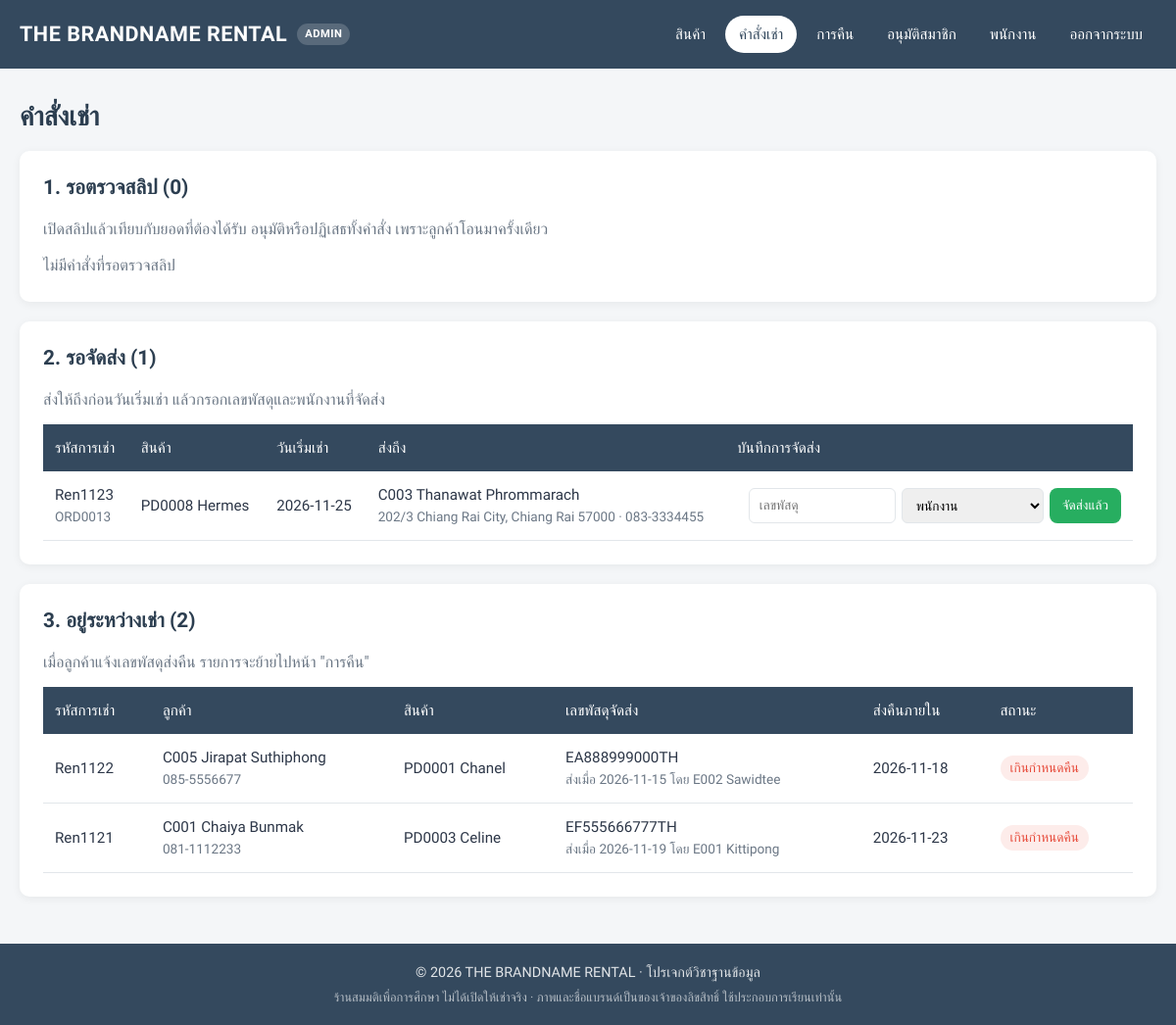
The page /project/admin/orders.php (signed in) on the database its author committed.
### tables this page shows
CREATE TABLE rentals (
    rental_id     VARCHAR(50) PRIMARY KEY,
    order_id      VARCHAR(50) NOT NULL,
    product_id    VARCHAR(50) NOT NULL,
    employees_id  VARCHAR(50) NULL,
    track_rentals VARCHAR(50) NULL,
    rental_date   DATE        NOT NULL,
    rental_days   INT         NOT NULL,
    due_date      DATE AS (rental_date + INTERVAL rental_days DAY) STORED,
    daily_price   INT         NOT NULL,
    deposit_fee   INT         NOT NULL,
    shipped_date  DATE        NULL,
    rental_status ENUM('Pending', 'Paid', 'Shipped', 'Returning', 'Returned', 'Damaged', 'Cancelled') NOT NULL DEFAULT 'Pending',
    INDEX idx_rentals_product_status (product_id, rental_status),
    FOREIGN KEY (order_id)     REFERENCES orders(order_id),
    FOREIGN KEY (product_id)   REFERENCES products(product_id),
    FOREIGN KEY (employees_id) REFERENCES employees(employees_id)
);

CREATE TABLE products (
    product_id         VARCHAR(50) PRIMARY KEY,
    brand              VARCHAR(50),
    details            VARCHAR(100),
    daily_rental_price INT,
    image              VARCHAR(100) NULL    
);

CREATE TABLE orders (
    order_id     VARCHAR(50)  PRIMARY KEY,
    customers_id VARCHAR(50)  NOT NULL,
    slip_file    VARCHAR(100) NULL,        
    created_at   DATETIME     NOT NULL DEFAULT CURRENT_TIMESTAMP,
    reviewed_at  DATETIME     NULL,        
    FOREIGN KEY (customers_id) REFERENCES customers(customers_id)
);

CREATE TABLE customers (
    customers_id        VARCHAR(50)  PRIMARY KEY,
    customers_firstname VARCHAR(50),
    customers_lastname  VARCHAR(50),
    gender              VARCHAR(50),
    customers_member    VARCHAR(10)  NOT NULL DEFAULT 'no',    
    member_until        DATE         NULL,                     
    phonenumber         VARCHAR(15),
    email               VARCHAR(100) NOT NULL UNIQUE,
    address             VARCHAR(200),
    postal_code         VARCHAR(10),
    password            VARCHAR(255) NOT NULL
);

CREATE TABLE employees (
    employees_id        VARCHAR(50) PRIMARY KEY,
    employees_firstname VARCHAR(50),
    employees_lastname  VARCHAR(50),
    gender              VARCHAR(50),
    department          VARCHAR(50) NOT NULL,
    phonenumber         VARCHAR(15),
    salary              INT
);

### project/includes/helpers.php (called while the page is built, shortened)
<?php
function e($value): string
{
    return htmlspecialchars((string) ($value ?? ''), ENT_QUOTES, 'UTF-8');
}
function is_overdue(array $rental): bool
{
    return ($rental['rental_status'] ?? '') === 'Shipped' && $rental['due_date'] < date('Y-m-d');
}

### project/admin/orders.php (the view, shortened to what this page needs)
<?php
require_once '../includes/db.php';
$rental_columns = "r.rental_id, r.order_id, r.product_id, p.brand, r.rental_date, r.rental_days, r.due_date,
    r.daily_price, r.deposit_fee, r.track_rentals, r.shipped_date, r.rental_status, r.employees_id,
    o.customers_id, o.slip_file, o.created_at, c.customers_firstname, c.customers_lastname, c.address, c.postal_code, c.phonenumber";
$rental_from = "FROM rentals r
    JOIN orders o ON o.order_id = r.order_id
    JOIN customers c ON c.customers_id = o.customers_id
    LEFT JOIN products p ON p.product_id = r.product_id";
$pending_orders = [];
$to_ship = $conn->query("SELECT $rental_columns $rental_from WHERE r.rental_status = 'Paid' ORDER BY r.rental_date, r.rental_id")->fetch_all(MYSQLI_ASSOC);
$on_rent = $conn->query("SELECT $rental_columns, e.employees_firstname $rental_from
    LEFT JOIN employees e ON e.employees_id = r.employees_id
    WHERE r.rental_status = 'Shipped' ORDER BY r.due_date, r.rental_id")->fetch_all(MYSQLI_ASSOC);
$customer_name = fn(array $row) => $row['customers_id'] . ' ' . $row['customers_firstname'] . ' ' . $row['customers_lastname'];
?>
<h1>คำสั่งเช่า</h1>
<div class="stack">
    <section class="card">
        <h2>1. รอตรวจสลิป (<?php echo count($pending_orders); ?>)</h2>
        <p class="muted">เปิดสลิปแล้วเทียบกับยอดที่ต้องได้รับ อนุมัติหรือปฏิเสธทั้งคำสั่ง เพราะลูกค้าโอนมาครั้งเดียว</p>
        <?php if (!$pending_orders): ?>
            <p class="muted">ไม่มีคำสั่งที่รอตรวจสลิป</p>
        <?php endif; ?>
    </section>
    <section class="card">
        <h2>2. รอจัดส่ง (<?php echo count($to_ship); ?>)</h2>
        <p class="muted">ส่งให้ถึงก่อนวันเริ่มเช่า แล้วกรอกเลขพัสดุและพนักงานที่จัดส่ง</p>
        <?php if ($to_ship): ?>
            <div class="table-wrap">
                <table class="table">
                    <thead>
                        <tr>
                            <th>รหัสการเช่า</th>
                            <th>สินค้า</th>
                            <th>วันเริ่มเช่า</th>
                            <th>ส่งถึง</th>
                            <th class="text-right">บันทึกการจัดส่ง</th>
                        </tr>
                    </thead>
                    <tbody>
                        <?php foreach ($to_ship as $row): ?>
                            <tr>
                                <td><?php echo e($row['rental_id']); ?><div class="hint"><?php echo e($row['order_id']); ?></div></td>
                                <td><?php echo e($row['product_id'] . ' ' . $row['brand']); ?></td>
                                <td><?php echo e($row['rental_date']); ?></td>
                                <td><?php echo e($customer_name($row)); ?><div class="hint"><?php echo e($row['address'] . ' ' . $row['postal_code'] . ' · ' . $row['phonenumber']); ?></div></td>
                                <td>
                                    <form method="POST" class="ship-form">
                                        <input type="text" name="track_rentals" placeholder="เลขพัสดุ" maxlength="50" pattern="[A-Za-z0-9&\-]{8,50}" title="ตัวอักษรภาษาอังกฤษหรือตัวเลข 8–50 ตัว" aria-label="เลขพัสดุ" required>
                                        <select name="employees_id" aria-label="พนักงานที่จัดส่ง" required>
                                            <option value="">พนักงาน</option>
                                        </select>
                                        <button type="submit" name="action" value="ship" class="btn btn-success btn-sm">จัดส่งแล้ว</button>
                                    </form>
                                </td>
                            </tr>
                        <?php endforeach; ?>
                    </tbody>
                </table>
            </div>
        <?php else: ?>
            <p class="muted">ไม่มีรายการที่รอจัดส่ง</p>
        <?php endif; ?>
    </section>
    <section class="card">
        <h2>3. อยู่ระหว่างเช่า (<?php echo count($on_rent); ?>)</h2>
        <p class="muted">เมื่อลูกค้าแจ้งเลขพัสดุส่งคืน รายการจะย้ายไปหน้า "การคืน"</p>
        <?php if ($on_rent): ?>
            <div class="table-wrap">
                <table class="table">
                    <thead>
                        <tr>
                            <th>รหัสการเช่า</th>
                            <th>ลูกค้า</th>
                            <th>สินค้า</th>
                            <th>เลขพัสดุจัดส่ง</th>
                            <th>ส่งคืนภายใน</th>
                            <th>สถานะ</th>
                        </tr>
                    </thead>
                    <tbody>
                        <?php foreach ($on_rent as $row): ?>
                            <tr>
                                <td><?php echo e($row['rental_id']); ?></td>
                                <td><?php echo e($customer_name($row)); ?><div class="hint"><?php echo e($row['phonenumber']); ?></div></td>
                                <td><?php echo e($row['product_id'] . ' ' . $row['brand']); ?></td>
                                <td><?php echo e($row['track_rentals']); ?><div class="hint">ส่งเมื่อ <?php echo e($row['shipped_date']); ?> โดย <?php echo e($row['employees_id'] . ' ' . $row['employees_firstname']); ?></div></td>
                                <td><?php echo e($row['due_date']); ?></td>
                                <td><?php echo is_overdue($row) ? '<span class="badge badge-danger">เกินกำหนดคืน</span>' : status_badge('Shipped'); ?></td>
                            </tr>
                        <?php endforeach; ?>
                    </tbody>
                </table>
            </div>
        <?php else: ?>
            <p class="muted">ไม่มีกระเป๋าที่อยู่ระหว่างเช่า</p>
        <?php endif; ?>
    </section>
</div>

### project/assets/css/style.css (style rules this page uses)
:root { --primary: #34495e; --primary-dark: #2c3e50; --primary-soft: #eaeef2; --success: #27ae60; --success-soft: #e8f6ee; --danger: #e74c3c; --danger-soft: #fdecea; --warning: #e67e22; --text: #2d3748; --muted: #6b7785; --border: #e2e6ea; --bg: #f4f6f8; --card: #ffffff; --radius: 10px; --shadow: 0 2px 10px rgba(0, 0, 0, 0.06); --font: 'Prompt', 'Segoe UI', Tahoma, sans-serif; }
* { box-sizing: border-box; }
body { margin: 0; font-family: var(--font); color: var(--text); background: var(--bg); line-height: 1.6; display: flex; flex-direction: column; min-height: 100vh; }
h1, h2, h3 { color: var(--primary-dark); line-height: 1.3; margin: 0 0 16px; }
h1 { font-size: 1.7rem; }
h2 { font-size: 1.3rem; }
p { margin: 0 0 12px; }
.muted { color: var(--muted); }
.text-right { text-align: right; }
.stack > * + * { margin-top: 20px; }
.card { background: var(--card); border-radius: var(--radius); box-shadow: var(--shadow); padding: 24px; }
.card > :last-child { margin-bottom: 0; }
.btn { display: inline-flex; align-items: center; justify-content: center; gap: 6px; padding: 10px 20px; border-radius: 8px; border: 1px solid transparent; font: inherit; font-size: 0.95rem; font-weight: 500; text-decoration: none; cursor: pointer; background: var(--primary); color: #fff; transition: background 0.2s, transform 0.1s; }
.btn-success { background: var(--success); }
.btn-sm { padding: 6px 12px; font-size: 0.85rem; }
.table-wrap { overflow-x: auto; max-width: 100%; }
.table-wrap .table { min-width: 640px; }
.table { width: 100%; border-collapse: collapse; font-size: 0.95rem; }
.table th { background: var(--primary); color: #fff; font-weight: 500; text-align: left; padding: 12px; white-space: nowrap; }
.table td { padding: 12px; border-bottom: 1px solid var(--border); vertical-align: middle; }
.badge { display: inline-block; padding: 2px 10px; border-radius: 999px; font-size: 0.85rem; font-weight: 500; white-space: nowrap; }
.badge-danger { background: var(--danger-soft); color: var(--danger); }
.hint { font-size: 0.85rem; color: var(--muted); }
.ship-form { display: flex; gap: 6px; flex-wrap: wrap; justify-content: flex-end; }
.ship-form input, .ship-form select { padding: 6px 10px; font: inherit; font-size: 0.85rem; border: 1px solid var(--border); border-radius: 6px; }
.ship-form input { width: 150px; }

### rows shown on the page
rentals: rental_id "Ren1123", order "ORD0013", product.brand "PD0008 Hermes", rental_date "2026-11-25", order.customers_lastname "C003 Thanawat Phrommarach", customers.address+postal_code+phonenumber "202/3 Chiang Rai City, Chiang Rai 57000 · 083-3334455"
rentals: rental_id "Ren1122", order.customers_lastname "C005 Jirapat Suthiphong", customers.phonenumber "085-5556677", product.brand "PD0001 Chanel", track_rentals "EA888999000TH", shipped_date "2026-11-15", employees.employees_firstname "E002 Sawidtee", due_date "2026-11-18", rental_status "เกินกำหนดคืน"
rentals: rental_id "Ren1121", order.customers_lastname "C001 Chaiya Bunmak", customers.phonenumber "081-1112233", product.brand "PD0003 Celine", track_rentals "EF555666777TH", shipped_date "2026-11-19", employees.employees_firstname "E001 Kittipong", due_date "2026-11-23", rental_status "เกินกำหนดคืน"

### other values the page prints
SHOP_NAME "THE BRANDNAME RENTAL"
$item['label'] "สินค้า"
$item['label'] "คำสั่งเช่า"
$item['label'] "การคืน"
$item['label'] "อนุมัติสมาชิก"
$item['label'] "พนักงาน"
$item['label'] "ออกจากระบบ"
count($pending_orders) "0"
count($to_ship) "1"
count($on_rent) "2"
